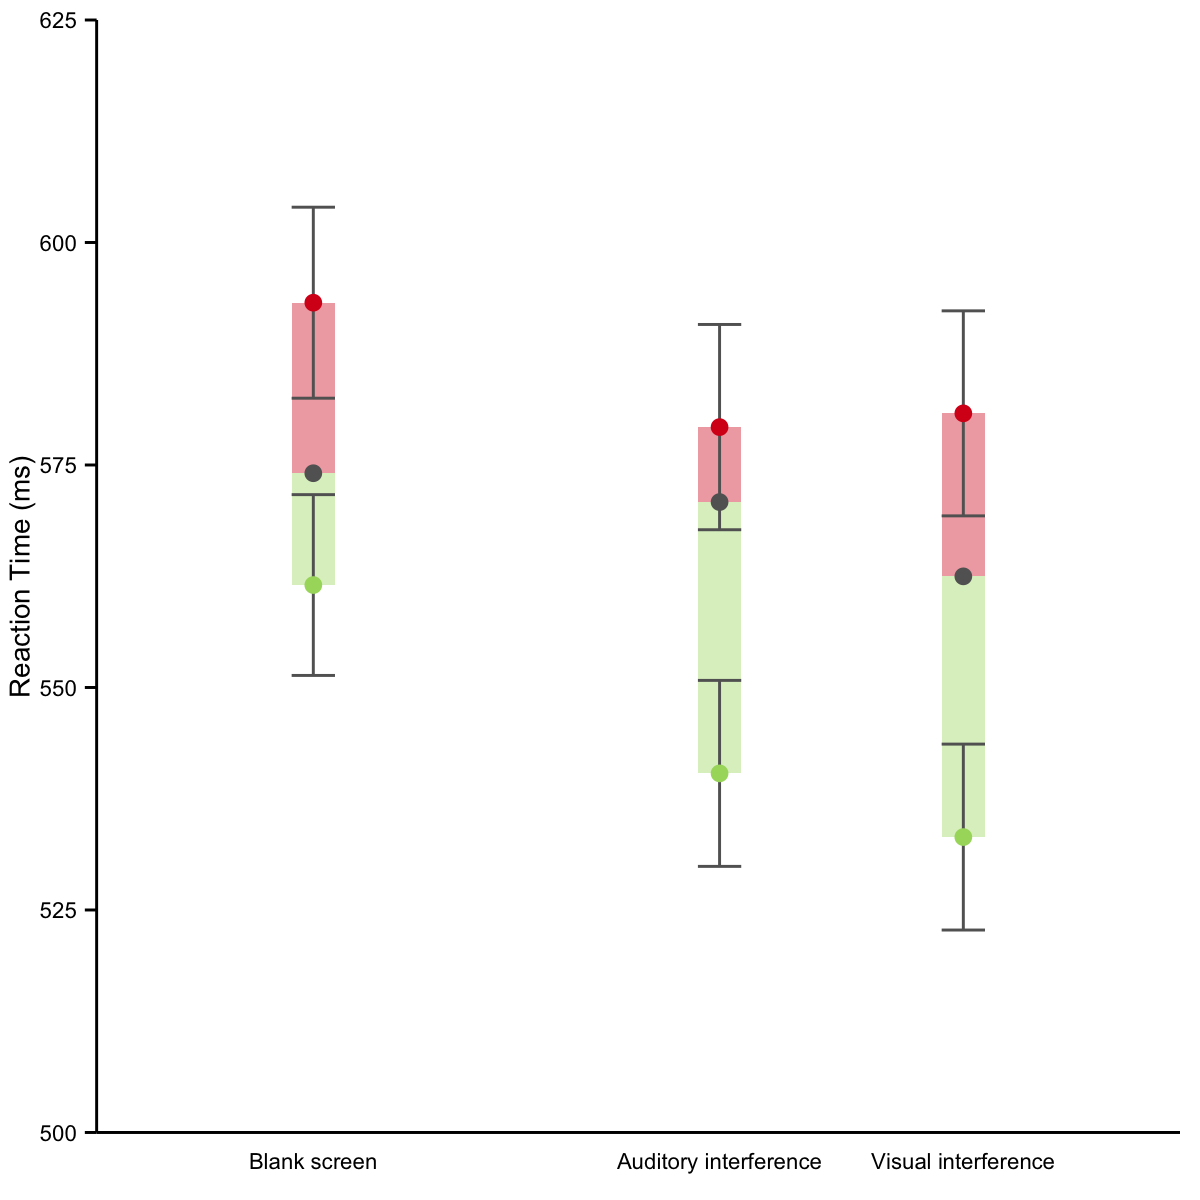

The script that saved this image:
source("models/modality_blocked/cueing_effect__rt_for_plot.R")

library(AICcmodavg)
x_preds <- unique(modality_blocked[,c("cue_type", "cue_l", "cue_q", "mask_type", "helmert_main", "helmert_residual")])
y_preds <- predictSE(rt_mod_full, x_preds, type = "response", se.fit = TRUE) %>%
  as.data.frame(.) %>% select(rt = fit, se = se.fit)
preds <- cbind(x_preds, y_preds)

# ------------------------------------------------------------------------------
# Set the x-values
main_gutter <- 1.2  # distance between no interference and center of interferences
minor_gutter <- 0.45

mask_x_map <- data.frame(
  mask_type = c("nomask", "auditory", "visual"),
  mask_c = c(-main_gutter/2, 
             main_gutter/2 - minor_gutter, 
             main_gutter/2))

preds <- preds %>% left_join(mask_x_map)

# ------------------------------------------------------------------------------
# Read in functions from magnets.R
source("plots/magnets.R")

# ------------------------------------------------------------------------------
# Cast the predictions and make the rects
library(reshape2)
library(purrr)

means_modality_blocked <- dcast(preds, mask_type + mask_c ~ cue_type, value.var = "rt")
rect_points_modality_blocked <- means_modality_blocked %>%
  split(.$mask_type) %>%
  map(make_rects) %>%
  rbind_all(.)

# ------------------------------------------------------------------------------
# Create the error lines.
# - requires grouping columns for mask_type and cue_type and (x, y) columns
modality_blocked_error <- dcast(preds, mask_type + mask_c ~ cue_type, value.var = "se")
modality_blocked_error_points <- means_modality_blocked %>% 
  select(-noise) %>%
  mutate(
    minimum = valid - modality_blocked_error$valid,
    maximum = invalid + modality_blocked_error$invalid,
    valid = valid + modality_blocked_error$valid,
    invalid = invalid - modality_blocked_error$invalid
  )

modality_blocked_error_lines <- modality_blocked_error_points %>% 
  melt(id.vars = c("mask_type", "mask_c")) %>%
  arrange(mask_type, value)

# hack!
modality_blocked_error_lines$cue_type <- rep(c("valid", "valid", "invalid", "invalid"), times=3)
modality_blocked_error_lines$group <- with(modality_blocked_error_lines, paste(mask_type, cue_type, sep = ":"))
modality_blocked_error_lines$variable <- rep(c("min", "max"), times = 6)

modality_blocked_error_bars <- modality_blocked_error_lines %>% dcast(mask_c + group ~ variable, value.var = "value")

# ------------------------------------------------------------------------------
# Create grobs from images to use as axis labels.
source("plots/axis-icons.R")
icon_top <- 234

# ------------------------------------------------------------------------------
# Color scheme.
source("plots/colorscheme.R")


# ------------------------------------------------------------------------------
# Arrange the axis icons
rightmost_icon_x <- 0.5
rightmost_icon_xmin <- rightmost_icon_x - icon_width/2
rightmost_icon_xmax <- rightmost_icon_x + icon_width/2

rightmid_icon_x <- 0.5 - minor_gutter
rightmid_icon_xmin <- rightmid_icon_x - icon_width/2
rightmid_icon_xmax <- rightmid_icon_x + icon_width/2

# ------------------------------------------------------------------------------
# Make the modality_blocked plot

modality_blocked_gg <- magnet_plot(preds, rect_points_modality_blocked, modality_blocked_error_bars, c(-0.6, 0.375),
                                   y_lim = c(425, 625)) +
  scale_x_continuous("", breaks = c(-0.6, 0.15, 0.6),
                     labels = c("Blank screen", "Auditory interference", "Visual interference"))
modality_blocked_gg


png("plots/modality_blocked/cueing_effect__rt.png", width = 6, height = 6, units = "in", res = 200)
print(modality_blocked_gg)
dev.off()